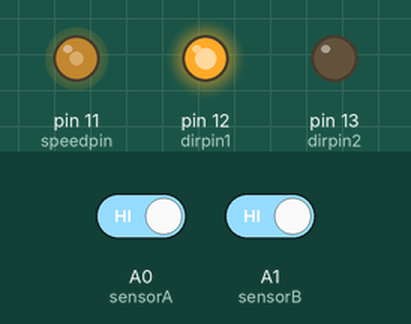
Simulated run of this sketch. Board: Arduino Uno, built with avr-gcc and run on an emulated ATmega328P. Shown: output pins drawn as LEDs (lit = HIGH). Inputs (shaded band) come from the test bench; at power-on: A0 (sensorA) HIGH, A1 (sensorB) HIGH.

Above: at 1.2 s.
1.3 s: A0 (sensorA) driven LOW
At 2.6 s:
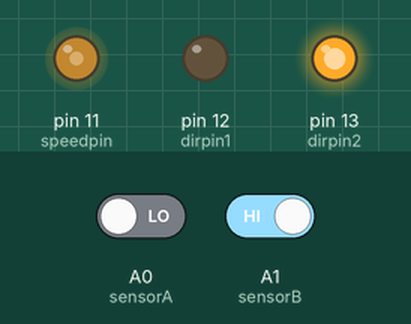
3.8 s: A1 (sensorB) driven LOW
At 4.6 s:
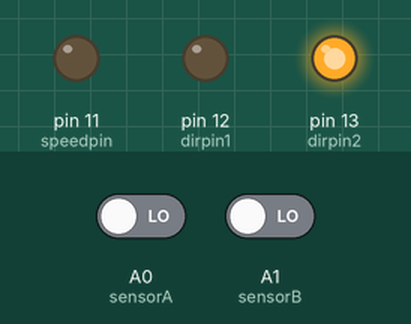
6.8 s: A1 (sensorB) driven HIGH
At 7.3 s:
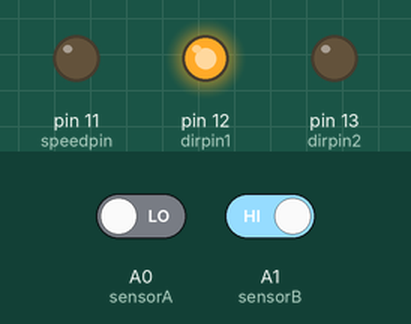
Timing chart, 0 to 9.8 s (numbered marks = the images above; inputs shaded):
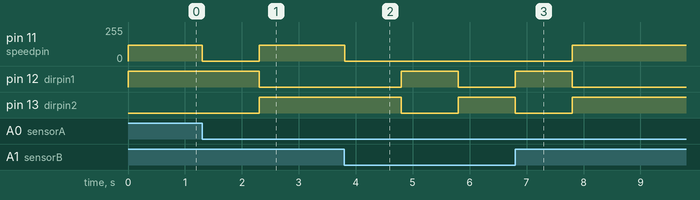

The sketch:

pendelzug.ino
```cpp
int dirpin1 = 12; // Fahrrichtung für Treiber 2, Pin 12 + 13
int dirpin2 = 13;
int speedpin = 11; // Geschwindigkeit für Treiber 2, Pin 11

int sensorA = A0; // Analog Pin 0 - Sensor Haltepunkt A
int sensorB = A1; // Analog Pin 1 - Sensor Haltepunkt B
int speed = 120;

void setup()
{
  pinMode(dirpin1, OUTPUT);   // steuert die Fahrtrichtung
  pinMode(dirpin2, OUTPUT);
  pinMode( sensorA, INPUT_PULLUP ); // Sensoren A und B als Input
  pinMode( sensorB, INPUT_PULLUP ); // und Interne Widerstände setzen
}
void loop()
{
  digitalWrite(dirpin1,HIGH); // Fahrrichtung vorwaerts
  digitalWrite(dirpin2,LOW);
  analogWrite(speedpin, speed); // Geschwindigkeit
  while ( digitalRead( sensorA) != 0 ) // Loop bis SensorA aktiviert wird
    delay( 10 );

  analogWrite(speedpin, 0); // Stop
  delay(1000); // 1 Sekunden Wartezeit

  digitalWrite(dirpin1,LOW); // Fahrrichtung rueckwaerts
  digitalWrite(dirpin2,HIGH);
  analogWrite(speedpin, speed); // Geschwindigkeit
  while ( digitalRead( sensorB) != 0 ) // Loop bis SensorA aktiviert wird
    delay( 10 );

  analogWrite(speedpin, 0); // Stop
  delay(1000); // 1 Sekunden Wartezeit
}
```

Measured:
- after the input at 1.3 s, pin 11 (speedpin): 120/255 → 0/255 at once, → 120/255 1.0 s later; pin 12 (dirpin1): HIGH → LOW after 1.0 s; pin 13 (dirpin2): LOW → HIGH after 1.0 s
- after the input at 3.8 s, pin 11 (speedpin): 120/255 → 0/255 at once; pin 12 (dirpin1): LOW → HIGH after 1.0 s, → LOW 1.0 s later; pin 13 (dirpin2): HIGH → LOW after 1.0 s, → HIGH 1.0 s later
- after the input at 6.8 s, pin 11 (speedpin): 0/255 → 120/255 after 1.0 s; pin 12 (dirpin1): goes on until 7.8 s, then stays LOW; pin 13 (dirpin2): goes on until 7.8 s, then stays HIGH
